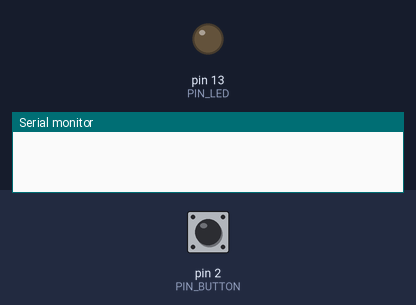
Bench run of a sketch on a simulated Arduino Uno, built with avr-gcc and run on an emulated ATmega328P. Parts: output pins drawn as LEDs (lit = HIGH), the last lines printed to the serial monitor. Dashed ring = blinking. Inputs (shaded band) come from the test bench; at power-on: pin 2 (PIN_BUTTON) HIGH.

Above: at 1.2 s.
1.3 s: pin 2 (PIN_BUTTON) pulled LOW for 0.15 s
At 1.55 s:
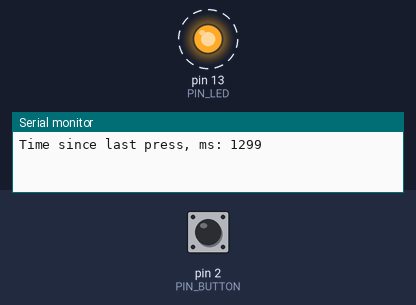
Timing chart, 0 to 7.3 s (numbered marks = the images above; inputs shaded):
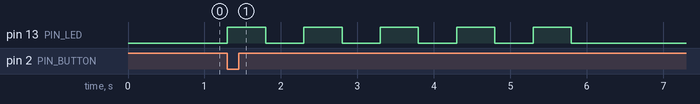

Measured:
- after the input at 1.3 s, pin 13 (PIN_LED): alternates HIGH for 0.50 s and LOW for 0.50 s, 10 changes in all, then stays LOW, starting at once

The sketch:

sketch_cycle.ino
```cpp
// Цикл мигания по кнопке: 5 с мигает (1 Гц), 5 с выключен, и так по кругу.
// Три прерывания: Timer1 - переключает светодиод каждые 0,5 с,
// Timer2 - отсчитывает 5 с и меняет фазу, кнопка (пин 2 -> GND) - перезапускает цикл.

const int PIN_LED = 13, PIN_BUTTON = 2;

volatile bool running = false;      // цикл запущен кнопкой
volatile bool blinkPhase = true;    // true - фаза мигания, false - пауза
volatile bool pressed = false;      // флаг: было нажатие (для вывода в консоль)
volatile unsigned int ticks = 0;    // счётчик тиков Timer2 (1 тик = 4 мс)
unsigned long lastPress = 0;        // время последнего принятого нажатия (антидребезг)
unsigned long prevPress = 0;        // время предыдущего нажатия (для вывода в loop)

// Timer1: раз в 0,5 с переключает светодиод, только в фазе мигания
ISR(TIMER1_COMPA_vect) {
  if (running && blinkPhase) digitalWrite(PIN_LED, !digitalRead(PIN_LED));
}

// Timer2: каждые 4 мс; 1250 тиков = 5 с -> смена фазы
ISR(TIMER2_COMPA_vect) {
  if (running && ++ticks >= 1250) {
    ticks = 0;
    blinkPhase = !blinkPhase;
    digitalWrite(PIN_LED, LOW);          // при смене фазы светодиод выключен, дальше мигает Timer1
  }
}

// Кнопка: остановить всё и начать цикл с мигания
void onButton() {
  if (millis() - lastPress >= 50) {      // антидребезг 50 мс
    lastPress = millis();
    running = true;
    blinkPhase = true;
    ticks = 0;
    TCNT1 = 0;
    TCNT2 = 0;
    digitalWrite(PIN_LED, HIGH);
    pressed = true;
  }
}

void setup() {
  Serial.begin(9600);
  pinMode(PIN_LED, OUTPUT);
  pinMode(PIN_BUTTON, INPUT_PULLUP);
  attachInterrupt(digitalPinToInterrupt(PIN_BUTTON), onButton, FALLING);

  cli();                                 // отключить глобальные прерывания
  // Timer1: CTC, делитель 1024, 16 МГц / 1024 = 15625 Гц; 0,5 с = 7812 отсчётов
  TCCR1A = 0;
  TCCR1B = (1 << WGM12) | (1 << CS12) | (1 << CS10);
  OCR1A = 7811;
  TIMSK1 = (1 << OCIE1A);
  // Timer2: CTC, делитель 256, 16 МГц / 256 = 62500 Гц; 250 отсчётов = 4 мс
  TCCR2A = (1 << WGM21);
  TCCR2B = (1 << CS22) | (1 << CS21);
  OCR2A = 249;
  TIMSK2 = (1 << OCIE2A);
  sei();                                 // включить глобальные прерывания
}

void loop() {
  if (pressed) {                         // печать - в loop, не в обработчике
    pressed = false;
    unsigned long now = millis();
    Serial.print("Time since last press, ms: ");
    Serial.println(now - prevPress);     // первое нажатие: время с запуска платы
    prevPress = now;
  }
}
```
